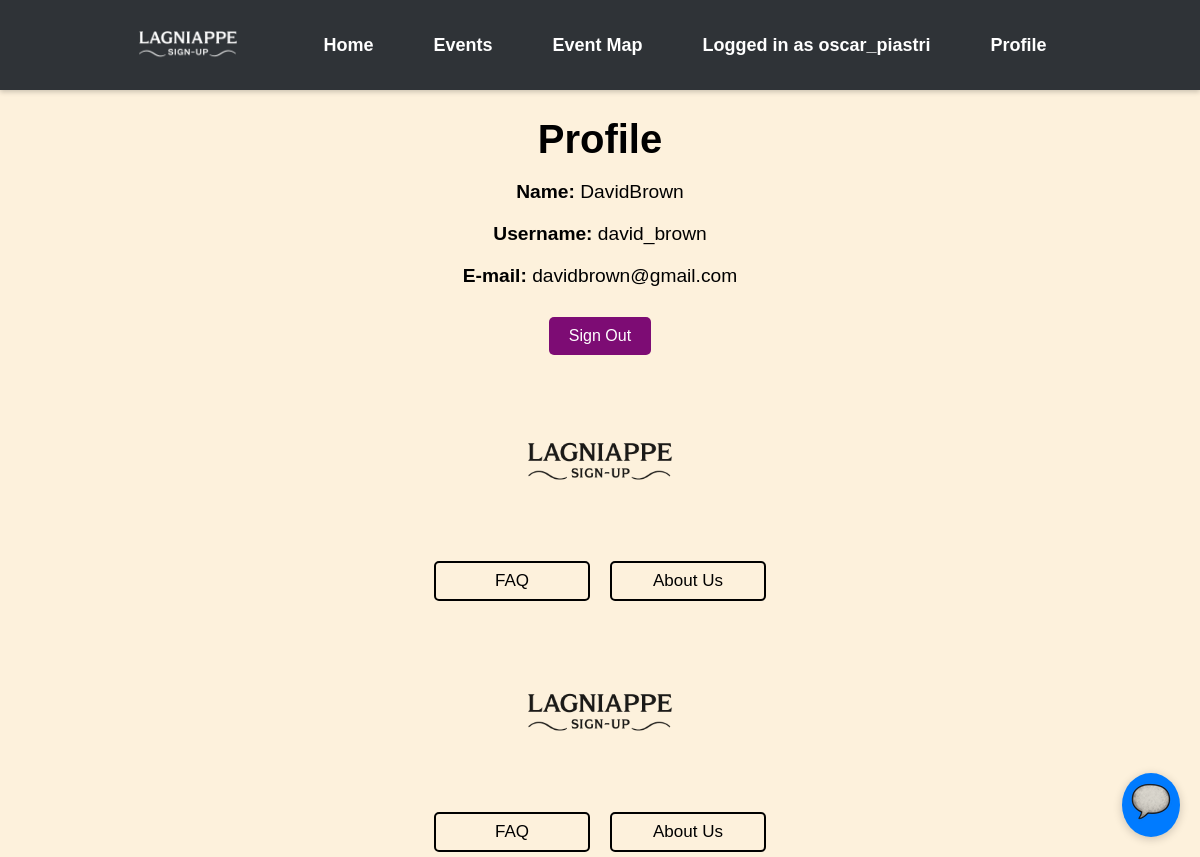
Before: /profile/5 (signed in) with the older database file.
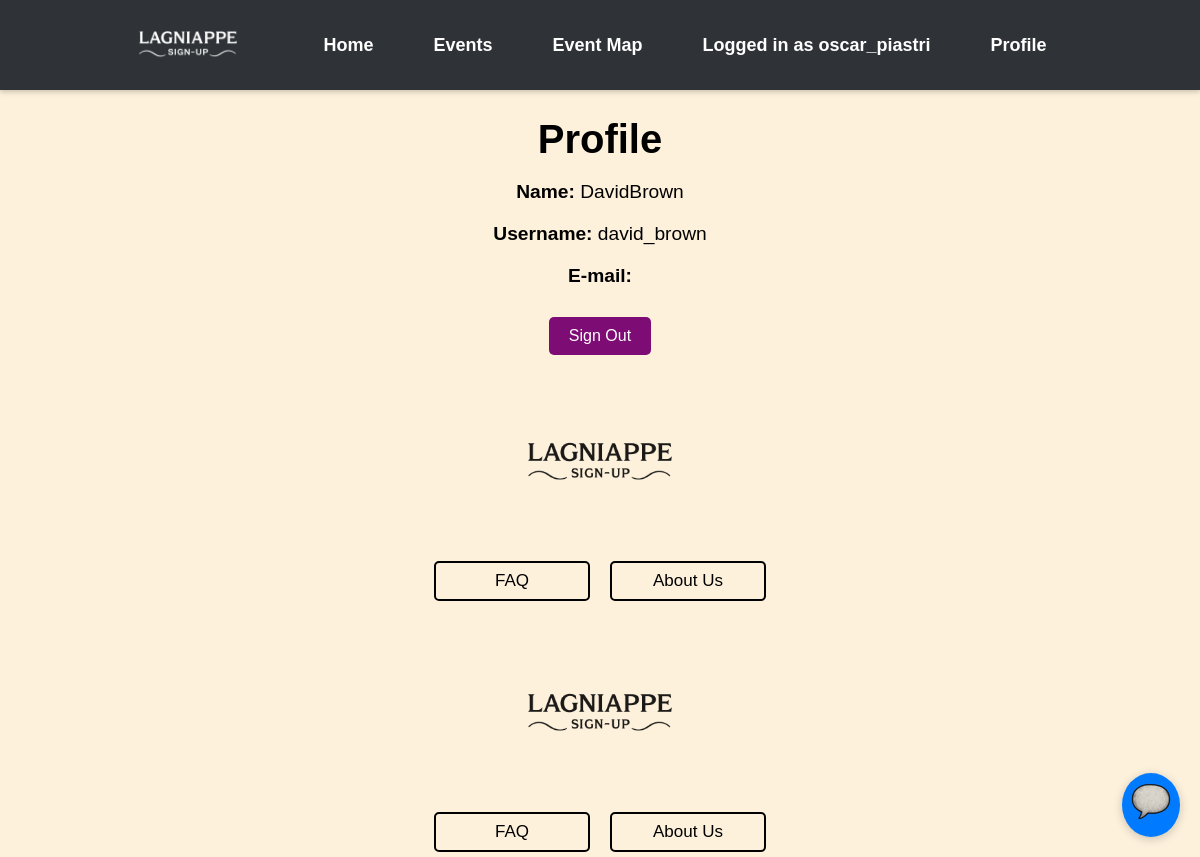
After: the same page with the newer database file.
### events/models.py (models this page shows)
class Users(AbstractUser): # AbstractUser comes with a whole bunch of attributes
    UserID = models.AutoField(("userID"), primary_key=True) # autofield automatically increments an int as a new row is created
    groups = models.ManyToManyField(
        'auth.Group',
        related_name='event_users',  # Custom related_name for reverse accessor
        blank=True
    )
    user_permissions = models.ManyToManyField(
        'auth.Permission',
        related_name='event_user_permissions',  # Custom related_name for reverse accessor
        blank=True
    )

### lagniappe_signup/views.py (the view)
# urls.py: path('profile/<int:pk>', views.detail_user, name="profile"),
@login_required(login_url="/signin/")
def detail_user(request, pk):
    try:
        user = Users.objects.get(UserID=pk)
    except Event.DoesNotExist:
        raise HttpResponse("User Does Not Exist", status=404)
    return render(request, "user_detail.html", context={"User": user})

### templates/user_detail.html (shortened to what this page needs)
{% extends "base.html" %}
{% block content %}
<!DOCTYPE html>
<html lang="en">
<head>
    <link rel="stylesheet" href='css/style.css'>
</head>
<body>
    <h1>Profile</h1>
    <p><strong>Name:</strong> {{ User.first_name }}{{ User.last_name }}</p>
    <p><strong>Username:</strong> {{ User.username }}</p>
    <p><strong>E-mail:</strong> {{ User.email }}</p>
    <button onclick="window.location.href='{% url 'signout' %}'" class="btn btn-info">Sign Out</button>
    {% include "footer.html" %}
</body>
</html>
{% endblock %}

Changed rows visible on the page:
changed Users "David": email "davidbrown@gmail.com" → (not shown)
